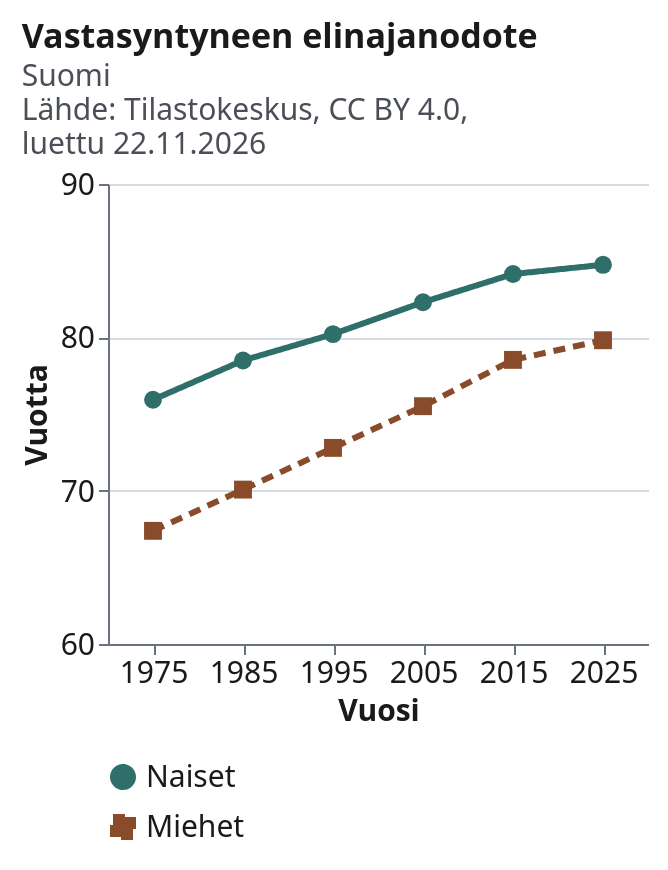

The specification (Vega-Lite) saved for this image:
### Vega-Lite specification from a JSON file in a GitHub repository (floating-point values rounded to 4 significant figures)
{"$schema": "https://vega.github.io/schema/vega-lite/v5.json", "description": "Vastasyntyneen elinajanodote sukupuolen mukaan Suomessa joka kymmenes vuosi 1975-2025. Arvot ovat tiedostosta data/charts/dg-elinajanodote.csv, joka on otos Tilastokeskuksen taulukosta 12am Vastasyntyneen elinajanodote sukupuolen mukaan, 1751-2025 (StatFin, kuolleet). Lähde: Tilastokeskus, https://pxdata.stat.fi/PxWeb/pxweb/fi/StatFin/StatFin__kuol/statfin_kuol_pxt_12am.px/ (haettu rajapinnasta https://pxdata.stat.fi/PXWeb/api/v1/fi/StatFin/kuol/12am.px). Lisenssi CC BY 4.0. Luettu 22.11.2026.", "title": {"text": "Vastasyntyneen elinajanodote", "subtitle": ["Suomi", "Lähde: Tilastokeskus, CC BY 4.0,", "luettu 22.11.2026"], "anchor": "start"}, "width": 270, "height": 230, "background": "#ffffff", "padding": 10, "data": {"values": [{"vuosi": 1975, "sukupuoli": "Naiset", "elinajanodote_vuotta": 75.93}, {"vuosi": 1975, "sukupuoli": "Miehet", "elinajanodote_vuotta": 67.38}, {"vuosi": 1985, "sukupuoli": "Naiset", "elinajanodote_vuotta": 78.49}, {"vuosi": 1985, "sukupuoli": "Miehet", "elinajanodote_vuotta": 70.07}, {"vuosi": 1995, "sukupuoli": "Naiset", "elinajanodote_vuotta": 80.21}, {"vuosi": 1995, "sukupuoli": "Miehet", "elinajanodote_vuotta": 72.79}, {"vuosi": 2005, "sukupuoli": "Naiset", "elinajanodote_vuotta": 82.29}, {"vuosi": 2005, "sukupuoli": "Miehet", "elinajanodote_vuotta": 75.51}, {"vuosi": 2015, "sukupuoli": "Naiset", "elinajanodote_vuotta": 84.13}, {"vuosi": 2015, "sukupuoli": "Miehet", "elinajanodote_vuotta": 78.53}, {"vuosi": 2025, "sukupuoli": "Naiset", "elinajanodote_vuotta": 84.73}, {"vuosi": 2025, "sukupuoli": "Miehet", "elinajanodote_vuotta": 79.81}]}, "mark": {"type": "line", "point": {"filled": true, "size": 80}, "strokeWidth": 3, "aria": false}, "encoding": {"x": {"field": "vuosi", "type": "quantitative", "scale": {"domain": [1970, 2030], "nice": false}, "axis": {"title": "Vuosi", "values": [1975, 1985, 1995, 2005, 2015, 2025], "format": "d", "grid": false, "aria": false}}, "y": {"field": "elinajanodote_vuotta", "type": "quantitative", "scale": {"domain": [60, 90], "nice": false}, "axis": {"title": "Vuotta", "values": [60, 70, 80, 90], "format": "d", "grid": true, "aria": false}}, "color": {"field": "sukupuoli", "type": "nominal", "scale": {"domain": ["Naiset", "Miehet"], "range": ["#2f6f6a", "#8a4b2a"]}, "legend": {"title": null, "orient": "bottom", "direction": "vertical", "labelFontSize": 15, "symbolStrokeWidth": 3, "aria": false}}, "strokeDash": {"field": "sukupuoli", "type": "nominal", "scale": {"domain": ["Naiset", "Miehet"], "range": [[1, 0], [6, 4]]}, "legend": null}, "shape": {"field": "sukupuoli", "type": "nominal", "scale": {"domain": ["Naiset", "Miehet"], "range": ["circle", "square"]}, "legend": null}, "order": {"field": "vuosi", "type": "quantitative"}}, "config": {"aria": false, "font": "system-ui, -apple-system, Segoe UI, Roboto, Arial, sans-serif", "locale": {"number": {"decimal": ",", "thousands": " ", "grouping": [3], "currency": ["", " €"]}}, "axis": {"labelColor": "#1a1a1a", "titleColor": "#1a1a1a", "labelFontSize": 15, "titleFontSize": 15, "gridColor": "#d5dbe3", "domainColor": "#6b7280", "tickColor": "#6b7280"}, "legend": {"labelColor": "#1a1a1a", "labelLimit": 300}, "title": {"color": "#1a1a1a", "subtitleColor": "#4a4f57", "fontSize": 17, "subtitleFontSize": 15}, "view": {"stroke": null}}}
